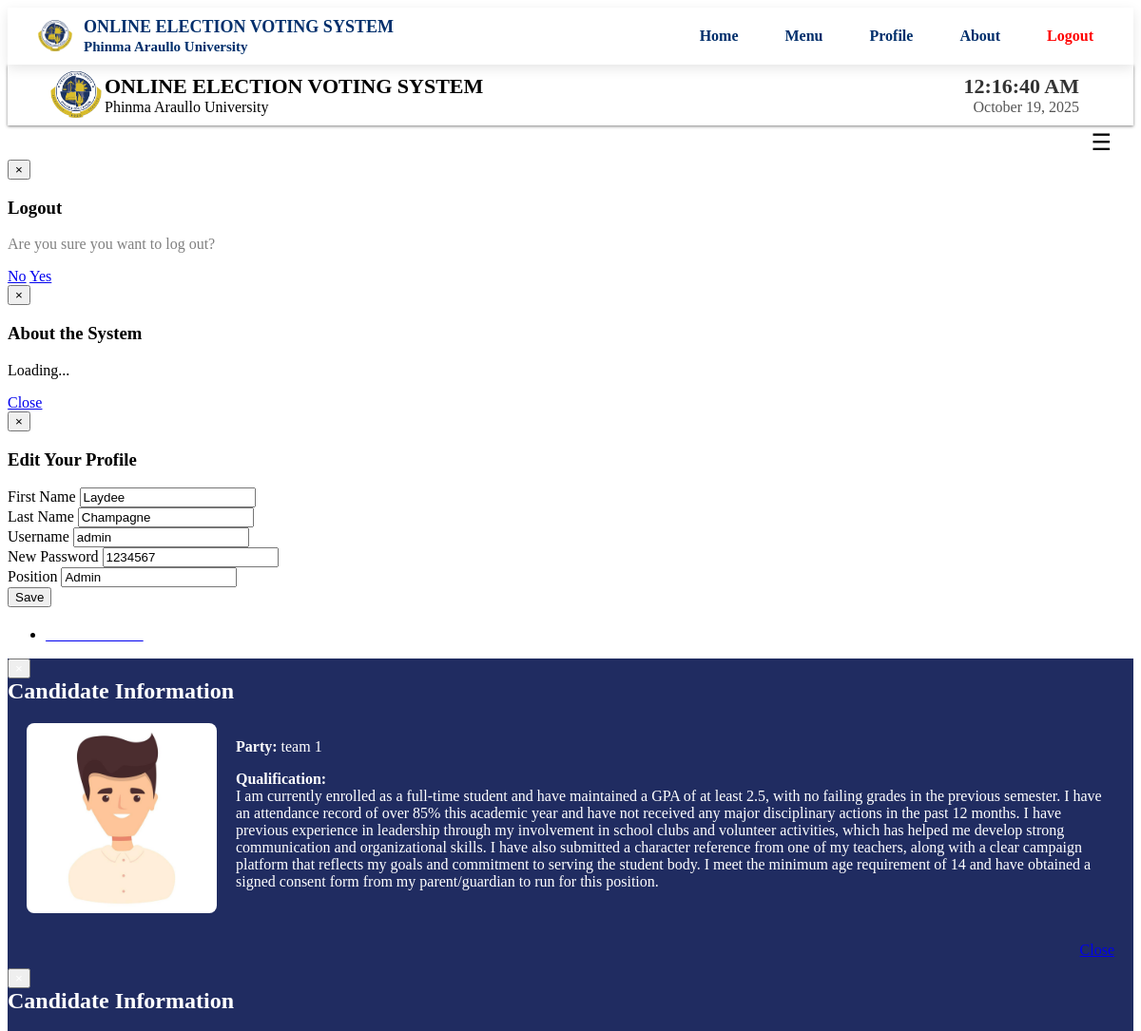
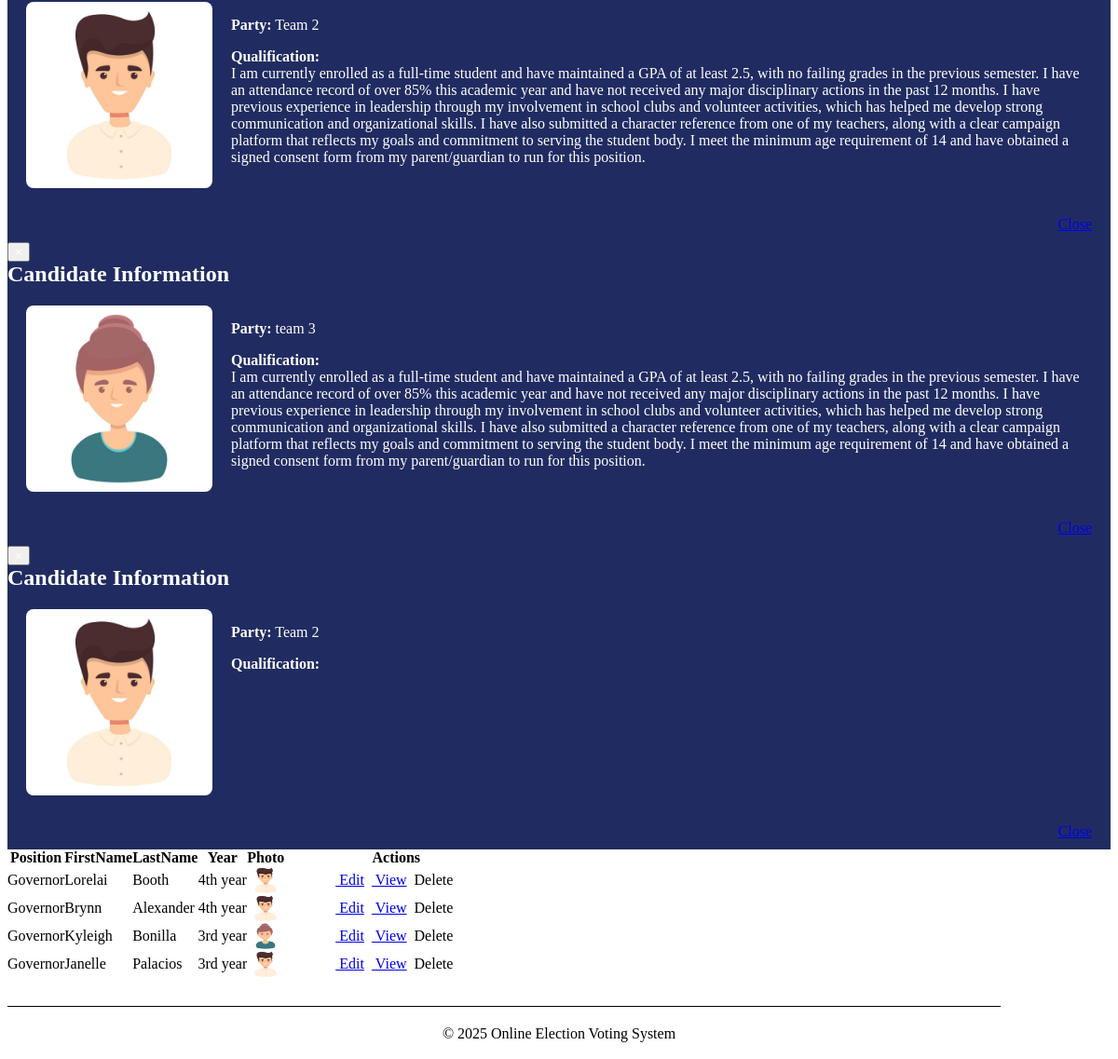
Page /admin/Governor.php (signed in) on the committed database (2 pictures, top to bottom).
### tables this page shows
CREATE TABLE `users` (
  `User_id` int(11) NOT NULL,
  `FirstName` varchar(100) NOT NULL,
  `LastName` varchar(100) NOT NULL,
  `UserName` varchar(100) NOT NULL,
  `Password` varchar(100) NOT NULL,
  `User_Type` varchar(50) NOT NULL,
  `Position` varchar(100) NOT NULL
);

CREATE TABLE `candidate` (
  `CandidateID` int(11) NOT NULL,
  `abc` varchar(1) NOT NULL,
  `Position` varchar(200) NOT NULL,
  `Party` varchar(100) NOT NULL,
  `FirstName` varchar(200) NOT NULL,
  `LastName` varchar(200) NOT NULL,
  `MiddleName` varchar(100) NOT NULL,
  `Gender` varchar(6) NOT NULL,
  `Year` varchar(100) NOT NULL,
  `Photo` varchar(200) NOT NULL,
  `Qualification` text NOT NULL
);

### admin/session.php (called while the page is built, shortened)
<?php
$id_session=$_SESSION['id'];
?>

### admin/Governor.php (the view, shortened to what this page needs)
<?php
include('session.php');
include('header.php');
include('dbcon.php');
?>
</head>
<body>
<?php include('nav_top.php'); ?>
<div class="wrapper">
<div class="home_body">
<?php include('menusidebar.php'); ?>
<section style="margin-top: 20px;">
<section>
	<div id="element" class="hero-body">
	<div class="pagination">
		  <ul>
    <li><a href="new_candidate.php"><font color="white"><i class="icon-plus icon-large"></i>Add Candidates</font></a></li>
    </ul>
	</div>
	<table class="users-table">
<div class="demo_jui">
		<table cellpadding="0" cellspacing="0" border="0" class="display" id="log" class="jtable">
			<thead>
				<tr>
				<th>Position</th>
				<th>FirstName</th>
				<th>LastName</th>
				<th>Year</th>
				<th>Photo</th>
				<th>Actions</th>
				</tr>
			</thead>
			<tbody>
<?php $candidate_query=mysqli_query($conn,"select  * from candidate where Position='Governor'");
		while($candidate_rows=mysqli_fetch_array($candidate_query)){ $id=$candidate_rows['CandidateID'];
		?>
<tr class="del<?php echo $id ?>">
	<td align="center"><?php echo $candidate_rows['Position']; ?></td>
	<td><?php echo $candidate_rows['FirstName']; ?></td>
	<td><?php echo $candidate_rows['LastName']; ?></td>
	<td align="center"><?php echo $candidate_rows['Year']; ?></td>
	<td align="center"><img class="pic" width="40" height="30" src="<?php echo $candidate_rows['Photo'];?>" border="0" onmouseover="showtrail('<?php echo $candidate_rows['Photo'];?>','<?php echo $candidate_rows['FirstName']." ".$candidate_rows['LastName'];?> ',200,5)" onmouseout="hidetrail()"></a></td>
	<td width="240" align="center">
	<a class="btn btn-Success" href="edit_candidate.php<?php echo '?id='.$id; ?>"><i class="icon-edit icon-large"></i>&nbsp;Edit</a>&nbsp;
	<a class="btn btn-info"  data-toggle="modal" href="#<?php echo $id; ?>" ><i class="icon-list icon-large"></i>&nbsp;View</a>
	<a class="btn btn-danger1" id="<?php echo $id; ?>"><i class="icon-trash icon-large"></i>&nbsp;Delete</a>&nbsp;
	</td>
<div class="modal hide fade" id="<?php echo htmlspecialchars($id); ?>">
  <div class="modal-header" style="background-color: #202c61; color: white;">
    <button type="button" class="close" data-dismiss="modal" style="color:white;">×</button>
    <h1 style="margin: 0; font-size: 24px;">Candidate Information</h1>
  </div>
  <div class="modal-body" style="
    background-color: #202c61;
    color: white;
    display: flex;
    gap: 20px;
    align-items: flex-start;
    max-height: 400px;
    overflow-y: auto;
    padding: 20px;">
    <div style="flex-shrink: 0;">
      <img
        src="<?php echo htmlspecialchars($candidate_rows['Photo']); ?>"
        alt="Candidate Photo"
        style="max-height: 200px; width: auto; border-radius: 8px; object-fit: contain;">
    </div>
    <div style="flex-grow: 1; overflow-wrap: break-word;">
      <p><strong>Party:</strong> <?php echo htmlspecialchars($candidate_rows['Party']); ?></p>
      <p><strong>Qualification:</strong><br>
        <?php echo nl2br(htmlspecialchars($candidate_rows['Qualification'])); ?>
      </p>
    </div>
  </div>
  <div class="modal-footer" style="background-color: #202c61; text-align: right; padding: 10px 20px;">
    <a href="#" class="btn btn-secondary" data-dismiss="modal" style="color: border: 1px solid white;">Close</a>
  </div>
</div>
		</div>
		</div>
	</tr>
<?php } ?>
<?php include('footer.php')?>
</body>
</html>

### admin/menusidebar.php (shortened to what this page needs)
<div class="navbar2">
  <div class="navbar-inner">
    <div class="container">
      <button class="hamburger pull-right" onclick="toggleSidebar()">&#9776;</button>
    </div>
  </div>
</div>
<div class="modal hide fade" id="logoutModal">
  <div class="modal-header">
    <button type="button" class="close" data-dismiss="modal">×</button>
    <h3>Logout</h3>
  </div>
  <div class="modal-body">
    <p style="color: gray;">Are you sure you want to log out?</p>
  </div>
  <div class="modal-footer">
    <a href="#" class="btn" data-dismiss="modal">No</a>
    <a href="logout.php" class="btn btn-primary">Yes</a>
  </div>
</div>
<div class="modal hide fade" id="aboutModal">
  <div class="modal-header">
    <button type="button" class="close" data-dismiss="modal">×</button>
    <h3>About the System</h3>
  </div>
  <div class="modal-body" id="aboutContent">
    <p>Loading...</p>
  </div>
  <div class="modal-footer">
    <a href="#" class="btn" data-dismiss="modal">Close</a>
  </div>
</div>
<div class="modal hide fade" id="profileModal" tabindex="-1" role="dialog">
  <div class="modal-dialog" style="max-width: 600px;">
    <div class="modal-content hero-profile">
      <div class="modal-header">
        <button type="button" class="close" data-dismiss="modal">×</button>
        <h3>Edit Your Profile</h3>
      </div>
      <div class="modal-body">
        <?php
        $query = mysqli_query($conn, "SELECT * FROM users WHERE User_id = '$id_session'");
        $row = mysqli_fetch_assoc($query);
        ?>
        <form method="post">
          <div class="form-group">
            <label>First Name</label>
            <input type="text" name="firstname" value="<?php echo $row['FirstName']; ?>" class="form-control" required>
          </div>
          <div class="form-group">
            <label>Last Name</label>
            <input type="text" name="lastname" value="<?php echo $row['LastName']; ?>" class="form-control" required>
          </div>
          <div class="form-group">
            <label>Username</label>
            <input type="text" name="username" value="<?php echo $row['UserName']; ?>" class="form-control" required>
          </div>
          <div class="form-group">
            <label>New Password</label>
            <input type="text" name="password" value="<?php echo $row['Password']; ?>" class="form-control" required>
          </div>
          <div class="form-group">
            <label>Position</label>
            <input type="text" value="<?php echo $row['Position']; ?>" class="form-control" readonly>
          </div>
          <input type="submit" name="save" value="Save" class="btn btn-primary">
        </form>
      </div>
    </div>
  </div>
</div>

### admin/menusidebar.php (style rules this page uses)
.navbar2 { width: 100%; max-width: 100%; box-sizing: border-box; overflow-x: visible; padding: 0; }
.navbar-inner { width: 100%; max-width: 100%; box-sizing: border-box; }
.navbar2 .container { width: 100% !important; max-width: 100%; box-sizing: border-box; display: flex; flex-wrap: wrap; justify-content: space-between; align-items: center; overflow-x: visible; padding: 0 15px; }
.hamburger { font-size: 24px; background: transparent; border: none; color: #000; cursor: pointer; padding: 4px 8px; margin-left: auto; }

### rows in the picture
users: firstname "Laydee", lastname "Champagne", username "admin", password "1234567", Position "Admin"
candidate: Position "Governor", FirstName "Lorelai", LastName "Booth", Year "4th year", Photo (picture), Party "team 1", Qualification "I am currently enrolled as a full-time student and have maintained a GPA of at least 2.5, with no failing grades in the previous semester. I have an attendance record of over 85% this academic year and have not received any major disciplinary actions in the past 12 months. I have previous experience in leadership through my involvement in school clubs and volunteer activities, which has helped me develop strong communication and organizational skills. I have also submitted a character reference from one of my teachers, along with a clear campaign platform that reflects my goals and commitment to serving the student body. I meet the minimum age requirement of 14 and have obtained a signed…"
candidate: Position "Governor", FirstName "Brynn", LastName "Alexander", Year "4th year", Photo (picture), Party "Team 2", Qualification "I am currently enrolled as a full-time student and have maintained a GPA of at least 2.5, with no failing grades in the previous semester. I have an attendance record of over 85% this academic year and have not received any major disciplinary actions in the past 12 months. I have previous experience in leadership through my involvement in school clubs and volunteer activities, which has helped me develop strong communication and organizational skills. I have also submitted a character reference from one of my teachers, along with a clear campaign platform that reflects my goals and commitment to serving the student body. I meet the minimum age requirement of 14 and have obtained a signed…"
candidate: Position "Governor", FirstName "Kyleigh", LastName "Bonilla", Year "3rd year", Photo (picture), Party "team 3", Qualification "I am currently enrolled as a full-time student and have maintained a GPA of at least 2.5, with no failing grades in the previous semester. I have an attendance record of over 85% this academic year and have not received any major disciplinary actions in the past 12 months. I have previous experience in leadership through my involvement in school clubs and volunteer activities, which has helped me develop strong communication and organizational skills. I have also submitted a character reference from one of my teachers, along with a clear campaign platform that reflects my goals and commitment to serving the student body. I meet the minimum age requirement of 14 and have obtained a signed…"
candidate: Position "Governor", FirstName "Janelle", LastName "Palacios", Year "3rd year", Photo (picture), Party "Team 2"
